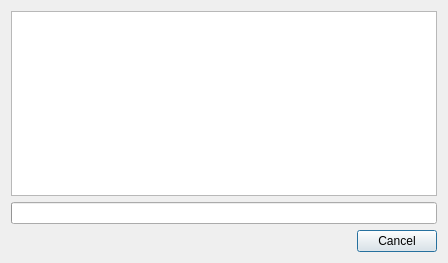
<?xml version="1.0" encoding="UTF-8"?>
<ui version="4.0">
 <class>JudgingDialog</class>
 <widget class="QDialog" name="JudgingDialog">
  <property name="windowModality">
   <enum>Qt::WindowModal</enum>
  </property>
  <property name="geometry">
   <rect>
    <x>0</x>
    <y>0</y>
    <width>448</width>
    <height>263</height>
   </rect>
  </property>
  <property name="minimumSize">
   <size>
    <width>448</width>
    <height>263</height>
   </size>
  </property>
  <property name="windowTitle">
   <string>Judging</string>
  </property>
  <layout class="QVBoxLayout" name="verticalLayout">
   <item>
    <widget class="QTextBrowser" name="logViewer"/>
   </item>
   <item>
    <widget class="QProgressBar" name="progressBar">
     <property name="textVisible">
      <bool>false</bool>
     </property>
    </widget>
   </item>
   <item>
    <layout class="QHBoxLayout" name="horizontalLayout">
     <item>
      <spacer name="horizontalSpacer">
       <property name="orientation">
        <enum>Qt::Horizontal</enum>
       </property>
       <property name="sizeHint" stdset="0">
        <size>
         <width>40</width>
         <height>20</height>
        </size>
       </property>
      </spacer>
     </item>
     <item>
      <widget class="QPushButton" name="cancelButton">
       <property name="text">
        <string>Cancel</string>
       </property>
      </widget>
     </item>
    </layout>
   </item>
  </layout>
 </widget>
 <resources/>
 <connections/>
</ui>
